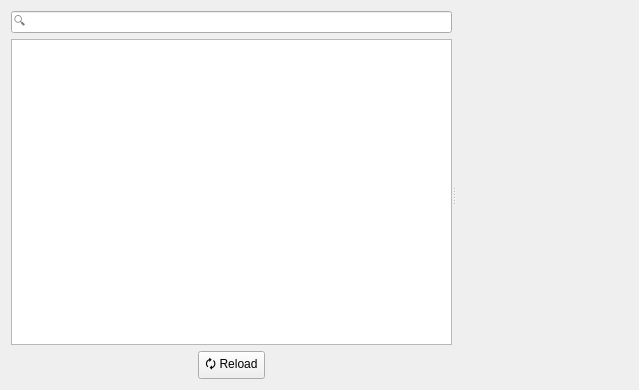
<?xml version="1.0" encoding="UTF-8"?>
<ui version="4.0">
 <class>ServersChartView</class>
 <widget class="QWidget" name="ServersChartView">
  <property name="geometry">
   <rect>
    <x>0</x>
    <y>0</y>
    <width>639</width>
    <height>390</height>
   </rect>
  </property>
  <layout class="QGridLayout" name="gridLayout">
   <item row="0" column="0">
    <widget class="QSplitter" name="splitter">
     <property name="orientation">
      <enum>Qt::Horizontal</enum>
     </property>
     <widget class="QWidget" name="layoutWidget">
      <layout class="QVBoxLayout" name="verticalLayout">
       <item>
        <layout class="QHBoxLayout" name="horizontalLayout">
         <item>
          <widget class="QLineEdit" name="lineEdit">
           <property name="toolTip">
            <string>Filter by country/city</string>
           </property>
           <property name="placeholderText">
            <string>🔍</string>
           </property>
           <property name="clearButtonEnabled">
            <bool>true</bool>
           </property>
          </widget>
         </item>
        </layout>
       </item>
       <item>
        <widget class="QTreeView" name="treeView"/>
       </item>
       <item>
        <layout class="QHBoxLayout" name="horizontalLayout_3">
         <item>
          <widget class="QToolButton" name="buttonReload">
           <property name="toolTip">
            <string>Update available servers list</string>
           </property>
           <property name="text">
            <string>🗘 Reload</string>
           </property>
          </widget>
         </item>
        </layout>
       </item>
      </layout>
     </widget>
     <widget class="MapWidget" name="chartWidget" native="true"/>
    </widget>
   </item>
  </layout>
 </widget>
 <customwidgets>
  <customwidget>
   <class>MapWidget</class>
   <extends>QWidget</extends>
   <header>mapwidget.h</header>
   <container>1</container>
  </customwidget>
 </customwidgets>
 <resources/>
 <connections/>
</ui>
